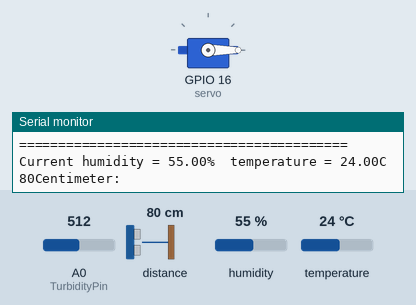
This sketch was run on a simulated ESP8266 (NodeMCU). On the bench: servo, the last lines printed to the serial monitor. Wiring (inferred from the names in the program): ultrasonic range finder: trigger GPIO 2; echo GPIO 0. Inputs (shaded band) come from the test bench; at power-on: distance to the obstacle 80 cm, A0 (TurbidityPin) = 512, humidity 55 %, temperature 24 °C. The echo pulse lasts 58.3 µs per cm; WiFi joins after 1.5 s; servers stay silent unless stated.

Above: at 6.0 s.
6.1 s: distance to the obstacle set to 27 cm
11.3 s: distance to the obstacle set to 22 cm
At 14.4 s:
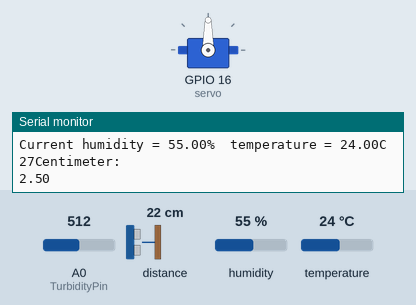
15.4 s: distance to the obstacle set to 7 cm
18.9 s: distance to the obstacle set to 4 cm
At 20.9 s:
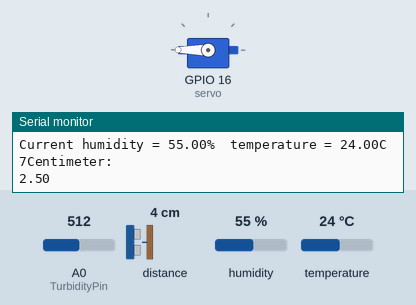
22.4 s: distance to the obstacle set to 15 cm
25.9 s: distance to the obstacle set to 19 cm
At 26.4 s:
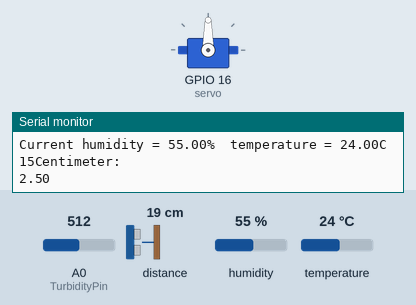
Timing chart, 0 to 28.9 s (numbered marks = the images above; inputs shaded):
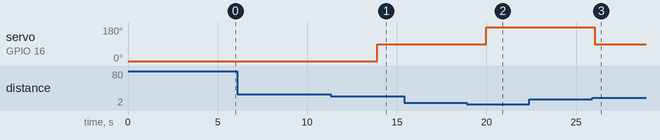

The sketch:

Water_Management.ino
```cpp
#define BLYNK_PRINT Serial
#include <SPI.h>
#include <ESP8266WiFi.h>
#include <BlynkSimpleEsp8266.h>
#include <SimpleTimer.h>
#include <DHT.h>       // including the library of DHT11 temperature and humidity sensor
#include <Servo.h>
#define DHTTYPE DHT11   // DHT 11

//give authentication code here
char auth[]="ba4dce62000e4554a9f95d69abb65bb8";

//give the wifi ssid and password
char ssid[]="TOTOLINK_N200RE";
char pass[]="Roya10661220172";

//BlynkTimer timer;

//defining gpio pin for ultrasonic sensor
#define TRIGGER 2 //D4 in nodeMCU
#define ECHO    0 //D3 in nodeMCU

//turbidity pin
float TurbidityValue;
#define TurbidityPin A0

//servo
Servo servo;

// DHT Sensor
const int DHTPin = 5;//D1 in nodemcu
// Initialize DHT sensor.
DHT dht(DHTPin, DHTTYPE);

SimpleTimer timer;

//part for sending sensor value to the blynk application
void sendSensor()
{
  float h=dht.readHumidity();
  float t=dht.readTemperature();

  //checking if the sensor is faled to send the value
  if(isnan(h)|| isnan(t))
  {
    Serial.println("Failed to read from DHT sensor");
    return;
  }
  if(t>=30)
  {
    Blynk.virtualWrite(V4, "Risk of Resin");
  }

  //sending the value of the sensor from dht11
  Blynk.virtualWrite(V6,h);
  Blynk.virtualWrite(V7,t);
}

void sendAnalog()
{
  //sensorData = analogRead(A0); //reading the sensor on A0
  //Voltage=0.004888*analogRead(TurbidityPin);
  TurbidityValue=analogRead(TurbidityPin)/1024.0*5.0;//convert the analog readings

  if (TurbidityValue <= 4.4 && TurbidityValue >= 3.51){
        Blynk.email("md.mahbub.rahman.shwon@g.bracu.ac.bd","Water needs to be filtered");
    }
    else if(TurbidityValue <= 3.50 && TurbidityValue >= 0){
        Blynk.email("md.mahbub.rahman.shwon@g.bracu.ac.bd","Water tanks needs to be cleaned right now.");
    }
    else {
         Blynk.email("md.mahbub.rahman.shwon@g.bracu.ac.bd","Water is safe to drink");
    }

  Blynk.virtualWrite(V8 , TurbidityValue); //sending to Blynk
}

void setup(void)
{

  Serial.begin(115200);
  Blynk.begin(auth,ssid,pass); //calling blynk method with parameter

  dht.begin(); //initiates to take the value from environment

  //setting pin modes for ultrasonic sensor
  pinMode(TRIGGER, OUTPUT);
  pinMode(ECHO, INPUT);

  servo.attach(16); //D0
  servo.write(0);
  delay(2000);

  //setup a function to be called every second
  timer.setInterval(100L,sendSensor);
  //sensors.begin();
  timer.setInterval(1000L, sendAnalog);

  //printing value for serial monitor
  Serial.println("Humidity and temperature \n\n");
  Serial.println("==========================================");
  delay(1000);
}

void loop()
{
    //dht11 part
    float hum = dht.readHumidity();
    float temp = dht.readTemperature();

    //ultrasonic part
    long duration, distance;
    digitalWrite(TRIGGER, LOW);
    delayMicroseconds(2);

    digitalWrite(TRIGGER, HIGH);
    delayMicroseconds(10);

    digitalWrite(TRIGGER, LOW);
    duration = pulseIn(ECHO, HIGH);
    distance = (duration/2) / 29.1;
    //int counter=1;

    //0-20%
    if (distance <= 24    && distance >=17){
       servo.write(90);
       Blynk.virtualWrite(V0, 255);
       Blynk.email("md.mahbub.rahman.shwon@g.bracu.ac.bd","Water Level Alert!!!","No need to Switch OFF.");
    }

    else{
        Blynk.virtualWrite(V0, 0);
    }

    //75%
    if (distance <= 16 && distance >=11){
        Blynk.virtualWrite(V1, 255);
        Blynk.email("md.mahbub.rahman.shwon@g.bracu.ac.bd","Water Level Alert!!!","It will be better if you switch OFF, unless it's OK.");
    }

    else {
        Blynk.virtualWrite(V1, 0);
    }

    //50%
    if (distance <= 10 && distance >=6) {
        Blynk.virtualWrite(V2, 255);
        Blynk.email("md.mahbub.rahman.shwon@g.bracu.ac.bd","Water Level Alert!!!","Water level is filed up by 50% and it is reaching to 75% , would you like to Switch OFF?");
    }

    else {
        Blynk.virtualWrite(V2, 0);
    }

    //90%

     if (distance <= 5 && distance >=0)
     {

          //counter +=counter;

         servo.write(180);
         delay(1000);
         Blynk.virtualWrite(V3, 255);
        Blynk.email("md.mahbub.rahman.shwon@g.bracu.ac.bd","Water Level Alert!!!","Emergency!You must need to Switch OFF.");

//        Blynk.virtualWrite(V9, counter);
//        servo.write(180);
//        delay(1000);

     }


     else{
        delay(1000);
        Blynk.virtualWrite(V3, 0);
     }

     //counter +=counter;
     //..................................................................................................//

    //printing value for serial monitor of dht11
    Serial.print("Current humidity = ");
    Serial.print(hum);
    Serial.print("%  ");
    Serial.print("temperature = ");
    Serial.print(temp);
    Serial.println("C  ");

    //printing value for serial monitor of ultrasonic sensor
    Serial.print(distance);
    Serial.println("Centimeter:");

    //blynk part for ultrasonic sensor
    Blynk.virtualWrite(V5, distance);
    delay(1000);

    //blynk
    Blynk.run();//initiates blynk
    timer.run();//initiates blynk
    Serial.println(TurbidityValue);
    delay(1000);
}
```

Measured:
- the behaviour switches between 25 and 24 cm on distance to the obstacle (found by bisection; images 0 and 1)
- the behaviour switches between 6 and 5 cm on distance to the obstacle (found by bisection; images 1 and 2)
- the behaviour switches between 16 and 17 cm on distance to the obstacle (found by bisection; images 2 and 3)
- after the input at 11.3 s, servo on GPIO 16 (servo): 0° → 90° after 2.6 s
- after the input at 18.9 s, servo on GPIO 16 (servo): 90° → 180° after 1.1 s
- after the input at 25.9 s, servo on GPIO 16 (servo): 180° → 90° after 0.13 s
